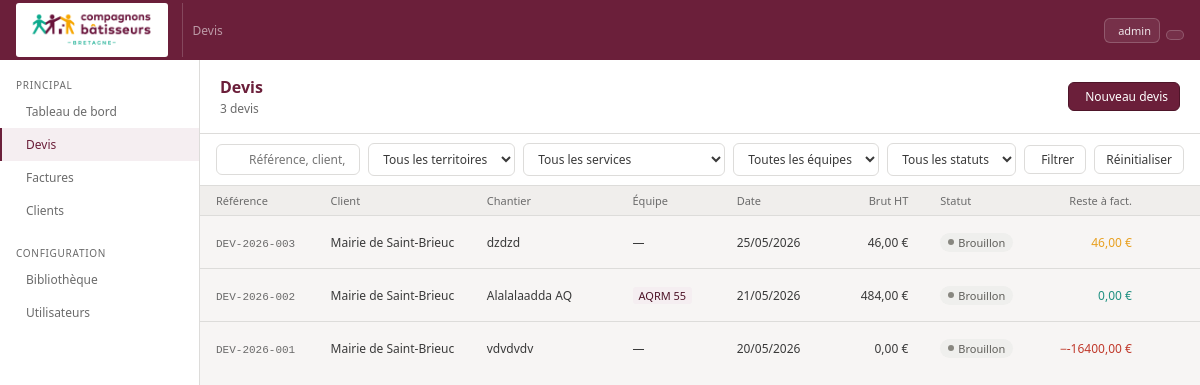
The page /devis/ (signed in) on the database as committed earlier.
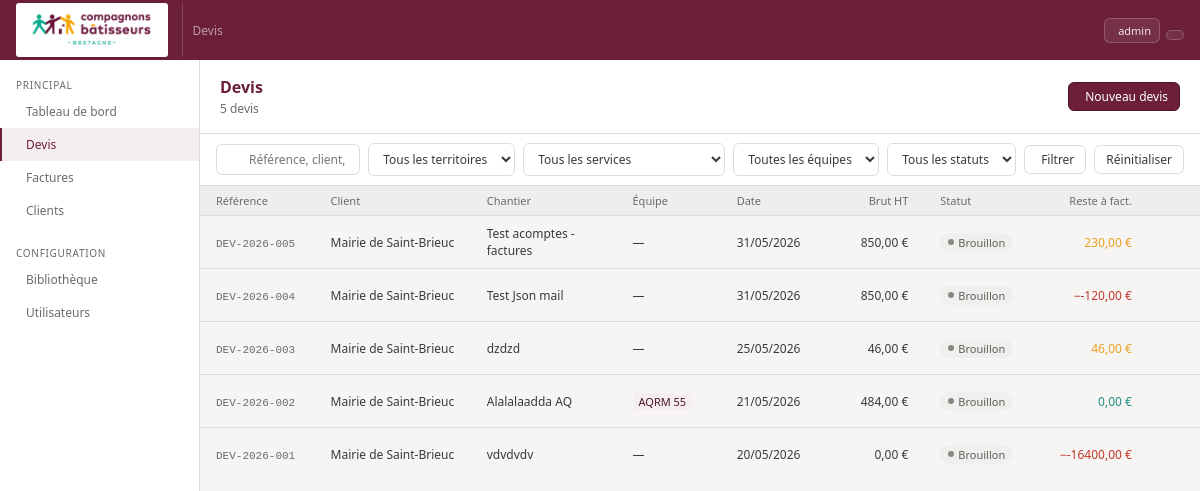
The same page on the database as committed later.
### core/models.py (models this page shows, shortened)
class Devis(models.Model):
    STATUS_CHOICES = [
        ('draft',    'Brouillon'),
        ('sent',     'Envoyé'),
        ('accepted', 'Accepté'),
        ('refused',  'Refusé'),
        ('expired',  'Expiré'),
    ]
    reference = models.CharField(max_length=50, unique=True)
    client = models.ForeignKey(
        Client, on_delete=models.PROTECT, related_name='devis'
    )
    equipe = models.ForeignKey(
        Equipe, on_delete=models.SET_NULL,
        null=True, blank=True, related_name='devis'
    )
    chantier = models.CharField(max_length=300)
    chantier_adresse1 = models.CharField(max_length=200, blank=True)
    chantier_adresse2 = models.CharField(max_length=200, blank=True)
    chantier_cp = models.CharField(max_length=10, blank=True)
    chantier_ville = models.CharField(max_length=100, blank=True)
    status = models.CharField(
        max_length=20, choices=STATUS_CHOICES, default='draft'
    )
    date_creation = models.DateField(auto_now_add=True)
    date_validite = models.DateField(null=True, blank=True)
    taux_mo = models.DecimalField(
        max_digits=6, decimal_places=2, default=46.00
    )
    notes = models.TextField(blank=True)
    conditions_devis = models.TextField(
        blank=True,
        help_text="Conditions de vente pour ce devis (copié depuis les préférences à la création)"
    )
    fin_group_title = models.CharField(
        max_length=100, default='Financements',
        help_text="Titre du groupe de financements"
    )
    created_by = models.ForeignKey(
        User, on_delete=models.SET_NULL,
        null=True, related_name='devis_crees'
    )
    created_at = models.DateTimeField(auto_now_add=True)
    updated_at = models.DateTimeField(auto_now=True)
    class Meta:
        ordering = ['-created_at']
        verbose_name = 'Devis'
        verbose_name_plural = 'Devis'
    def total_brut(self):
        return sum(
            l.total() for l in self.lignes.filter(parent=None)
            if l.type_ligne != 'FIN'
        )
    def total_facture(self):
        return sum(
            f.montant for f in self.factures.exclude(status='cancelled')
            if f.type_doc in ('facture', 'acompte')
        ) - sum(
            f.montant for f in self.factures.exclude(status='cancelled')
            if f.type_doc == 'avoir'
        )
    def reste_a_facturer(self):
        return self.total_brut() - self.total_facture()

class Client(models.Model):
    nom = models.CharField(max_length=200)
    contact = models.CharField(max_length=200, blank=True)
    email = models.EmailField(blank=True)
    telephone = models.CharField(max_length=50, blank=True)
    adresse = models.TextField(blank=True)
    created_at = models.DateTimeField(auto_now_add=True)
    class Meta:
        ordering = ['nom']
        verbose_name = 'Client'
    def __str__(self):
        return self.nom

class LigneDevis(models.Model):
    TYPE_CHOICES = [
        ('F',     'Forfait'), # supprimer?
        ('FMO',   'Forfait main d\'œuvre'),
        ('FMAT',  'Forfait matériaux'),
        ('S',     'Ouvrage simple'),
        ('C',     'Ouvrage composite'),
        ('MO',    'Main d\'œuvre'),
        ('MAT',   'Matériau'),
        ('OUV',   'Sous-ouvrage'),
        ('FIN',   'Financement'),
        ('TITRE', 'Titre'),
    ]
    devis = models.ForeignKey(
        Devis, on_delete=models.CASCADE, related_name='lignes'
    )
    parent = models.ForeignKey(
        'self', on_delete=models.CASCADE,
        null=True, blank=True, related_name='enfants'
    )
    type_ligne = models.CharField(max_length=5, choices=TYPE_CHOICES)
    description = models.TextField(blank=True)
    quantite = models.DecimalField(
        max_digits=10, decimal_places=3, default=1
    )
    unite = models.CharField(max_length=50, blank=True)
    cout_unitaire = models.DecimalField(
        max_digits=10, decimal_places=2, null=True, blank=True
    )
    ordre = models.IntegerField(default=0)
    ouvert = models.BooleanField(default=True)
    class Meta:
        ordering = ['ordre']
        verbose_name = 'Ligne de devis'
    def total(self):
        enfants = self.enfants.all()
        if self.type_ligne == 'TITRE':
            return sum(e.total() for e in enfants)
        if enfants.exists():
            return self.quantite * sum(e.total() for e in enfants)
        if self.cout_unitaire is not None:
            return self.quantite * self.cout_unitaire
        return Decimal('0')

class Equipe(models.Model):
    service = models.ForeignKey(
        Service, on_delete=models.PROTECT, related_name='equipes'
    )
    nom = models.CharField(max_length=200)
    ordre = models.IntegerField(default=0)
    class Meta:
        ordering = ['service', 'ordre', 'nom']
        verbose_name = 'Équipe'

### core/views.py (the view, shortened to what this page needs)
# urls.py: path('devis/', views.devis_list, name='devis-list'),
@login_required
def devis_list(request):
    profil = get_profil(request.user)
    qs = Devis.objects.select_related('client', 'equipe__service__territoire').all()
    status = request.GET.get('status', '')
    client_id = request.GET.get('client', '')
    equipe_id = request.GET.get('equipe', '')
    service_id = request.GET.get('service', '')
    territoire_id = request.GET.get('territoire', '')
    q = request.GET.get('q', '')
    if status:
        qs = qs.filter(status=status)
    if client_id:
        qs = qs.filter(client_id=client_id)
    if equipe_id:
        qs = qs.filter(equipe_id=equipe_id)
    if service_id:
        qs = qs.filter(equipe__service_id=service_id)
    if territoire_id:
        qs = qs.filter(equipe__service__territoire_id=territoire_id)
    for d in qs:
        d.rtf = d.reste_a_facturer()
    return render(request, 'core/devis_list.html', {
        'devis': qs,
        'clients': Client.objects.all(),
        'equipes': Equipe.objects.select_related('service__territoire').all(),
        'services': Service.objects.select_related('territoire').all(),
        'territoires': Territoire.objects.all(),
        'profil': profil,
        'status_filter': status,
        'client_filter': client_id,
        'equipe_filter': equipe_id,
        'service_filter': service_id,
        'territoire_filter': territoire_id,
        'q': q,
        'peut_supprimer': {d.pk: peut_supprimer_devis(request.user, d) for d in qs},  # ← ici
    })

### core/context_processors.py (called while the page is built)
def params_association(request):
    return {'params': ParametresAssociation.get()}

### core/models.py (called while the page is built)
    def __str__(self):
        return self.nom

    @classmethod
    def get(cls):
        obj, _ = cls.objects.get_or_create(pk=1)
        return obj

### core/permissions.py (called while the page is built, shortened)
def _get_profil(user):
    try:
        return user.profil
    except Exception:
        return None

def peut_modifier_devis(user, devis):
    if not user.is_authenticated:
        return False
    profil = _get_profil(user)
    if not profil:
        return False
    if profil.role == 'admin':
        return True

def peut_supprimer_devis(user, devis):
    if devis.status != 'draft':
        return False
    return peut_modifier_devis(user, devis)

### core/templatetags/core_extras.py (called while the page is built)
@register.filter
def get_item(dictionary, key):
    return dictionary.get(key)

### core/views.py (called while the page is built)
def get_profil(user):
    profil, _ = ProfilUtilisateur.objects.get_or_create(user=user)
    return profil

### core/templates/core/devis_list.html (shortened to what this page needs)
{% extends 'core/base.html' %}
{% load core_extras %}
{% block nav_devis %}active{% endblock %}
{% block topbar_title %}Devis{% endblock %}
{% block content %}
<div class="page-hd">
  <div><div class="page-title">Devis</div><div class="page-sub">{{ devis|length }} devis</div></div>
  <a href="{% url 'core:devis-create' %}" class="btn btn-prune"> Nouveau devis</a>
</div>
<form method="get" id="filter-form">
<div class="toolbar">
  <div class="search-wrap"><input class="search-inp" name="q" value="{{ q }}" placeholder="Référence, client, chantier…"/></div>
  <select class="sel" name="territoire" onchange="this.form.submit()">
    <option value="">Tous les territoires</option>
  </select>
  <select class="sel" name="service" onchange="this.form.submit()">
    <option value="">Tous les services</option>
  </select>
  <select class="sel" name="equipe" onchange="this.form.submit()">
    <option value="">Toutes les équipes</option>
  </select>
  <select class="sel" name="status" onchange="this.form.submit()" style="min-width:110px">
    <option value="">Tous les statuts</option>
  </select>
  <button type="submit" class="btn"> Filtrer</button>
  <a href="{% url 'core:devis-list' %}" class="btn">Réinitialiser</a>
</div>
</form>
<div style="flex:1;overflow-y:auto">
<table>
  <thead><tr>
    <th style="width:11%">Référence</th>
    <th style="width:15%">Client</th>
    <th style="width:14%">Chantier</th>
    <th style="width:10%">Équipe</th>
    <th style="width:9%">Date</th>
    <th class="num" style="width:10%">Brut HT</th>
    <th style="width:10%">Statut</th>
    <th class="num" style="width:11%">Reste à fact.</th>
    <th style="width:5%"></th>
  </tr></thead>
  <tbody>
    {% for d in devis %}
    <tr style="cursor:pointer" onclick="location='{% url 'core:devis-detail' d.pk %}'">
      <td><span class="mono">{{ d.reference }}</span></td>
      <td>{{ d.client }}</td>
      <td>{{ d.chantier }}</td>
      <td>
        {% if d.equipe %}
        <span style="font-size:11px;background:var(--prune-lt);color:var(--prune-dk);padding:1px 6px;border-radius:3px">{{ d.equipe.nom }}</span>
        {% else %}—{% endif %}
      </td>
      <td>{{ d.date_creation|date:"d/m/Y" }}</td>
      <td class="num">{{ d.total_brut|floatformat:2 }} €</td>
      <td><span class="badge b-{{ d.status }}"><span class="dot dot-{{ d.status }}"></span>{{ d.get_status_display }}</span></td>
      <td class="num" style="color:{% if d.rtf > 0 %}var(--amber){% elif d.rtf < 0 %}var(--red){% else %}var(--teal-dk){% endif %}">
        {% if d.rtf < 0 %}−{% endif %}{{ d.rtf|floatformat:2 }} €
      </td>
      <td style="text-align:right" onclick="event.stopPropagation()">
        <a href="{% url 'core:devis-duplicate' d.pk %}" class="ico-btn" title="Dupliquer"></a>
        {% if peut_supprimer|get_item:d.pk %}
        <form method="post" action="{% url 'core:devis-delete' d.pk %}" style="display:inline" onsubmit="return confirm('Supprimer ce devis ?')">
          <button type="submit" class="ico-btn danger"></button>
        </form>
        {% endif %}
      </td>
    </tr>
    {% empty %}
    <tr><td colspan="9" style="text-align:center;padding:2rem;color:var(--gray-md)">
      Aucun devis. <a href="{% url 'core:devis-create' %}" class="btn btn-sm btn-prune" style="margin-left:8px">Créer le premier</a>
    </td></tr>
    {% endfor %}
  </tbody>
</table>
</div>
{% endblock %}

Rows that differ between the two databases and show on the page:
added Devis: reference "DEV-2026-005", client "Mairie de Saint-Brieuc", chantier "Test acomptes -factures", date_creation "31/05/2026", total_brut "850,00", status "Brouillon", rtf "230,00"
added Devis: reference "DEV-2026-004", client "Mairie de Saint-Brieuc", chantier "Test Json mail", date_creation "31/05/2026", total_brut "850,00", status "Brouillon", rtf "-120,00"
Other text that changed with them:
{{ devis|length }}: "3" → "5"
